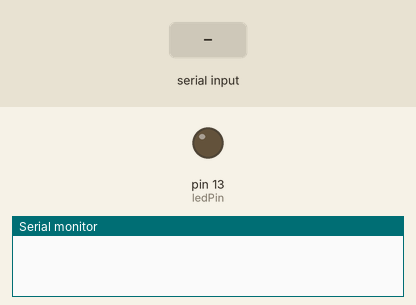
Bench run of a sketch on a simulated Arduino Uno, built with avr-gcc and run on an emulated ATmega328P. Parts: output pins drawn as LEDs (lit = HIGH), the last lines printed to the serial monitor. Inputs (shaded band) come from the test bench.

Above: at 1.2 s.
1.3 s: "30,150\n" received over Serial
At 1.7 s:
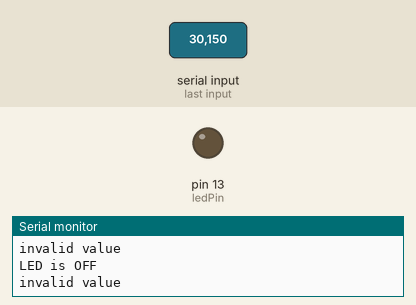
2.8 s: "1\n" received over Serial
At 4.0 s:
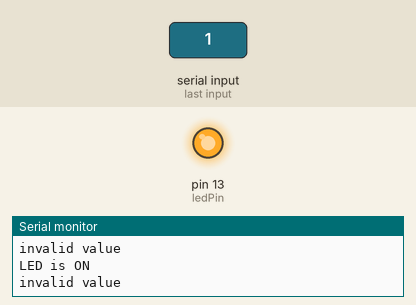
4.3 s: "90,45\n" received over Serial
At 4.8 s:
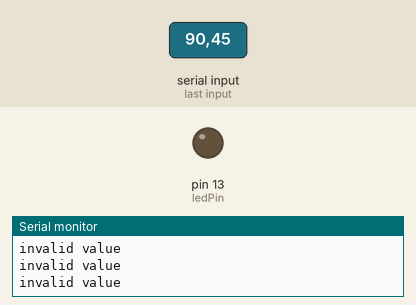
Timing chart, 0 to 7.3 s (numbered marks = the images above; inputs shaded):
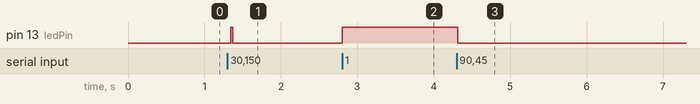

The sketch:

serial_communication_LED_Blink.ino
```cpp
int ledPin = 13;

void setup()
{
  //setting serial object
  Serial.begin(9600);
  //Assigning pin 13 as output
  pinMode(ledPin,OUTPUT);
}

void loop()
{
  //Waiting till Arduino recieves input
  while(Serial.available() == 0);

  //Read input
  int val = Serial.read() - '0';

  //loop for taking input and giving output by led on/off and statement print
  if(val == 1)

  {
    Serial.println("LED is ON");
    digitalWrite(ledPin,HIGH);
  }
  else if(val == 0)
  {
    Serial.println("LED is OFF");
    digitalWrite(ledPin,LOW);
  }
  else
  {
    Serial.println("invalid value");
  }

  Serial.flush();
}
```

Measured:
- after the input at 1.3 s, pin 13 (ledPin): LOW → HIGH at once, → LOW 0.03 s later
- after the input at 2.8 s, pin 13 (ledPin): LOW → HIGH at once
- after the input at 4.3 s, pin 13 (ledPin): HIGH → LOW at once
